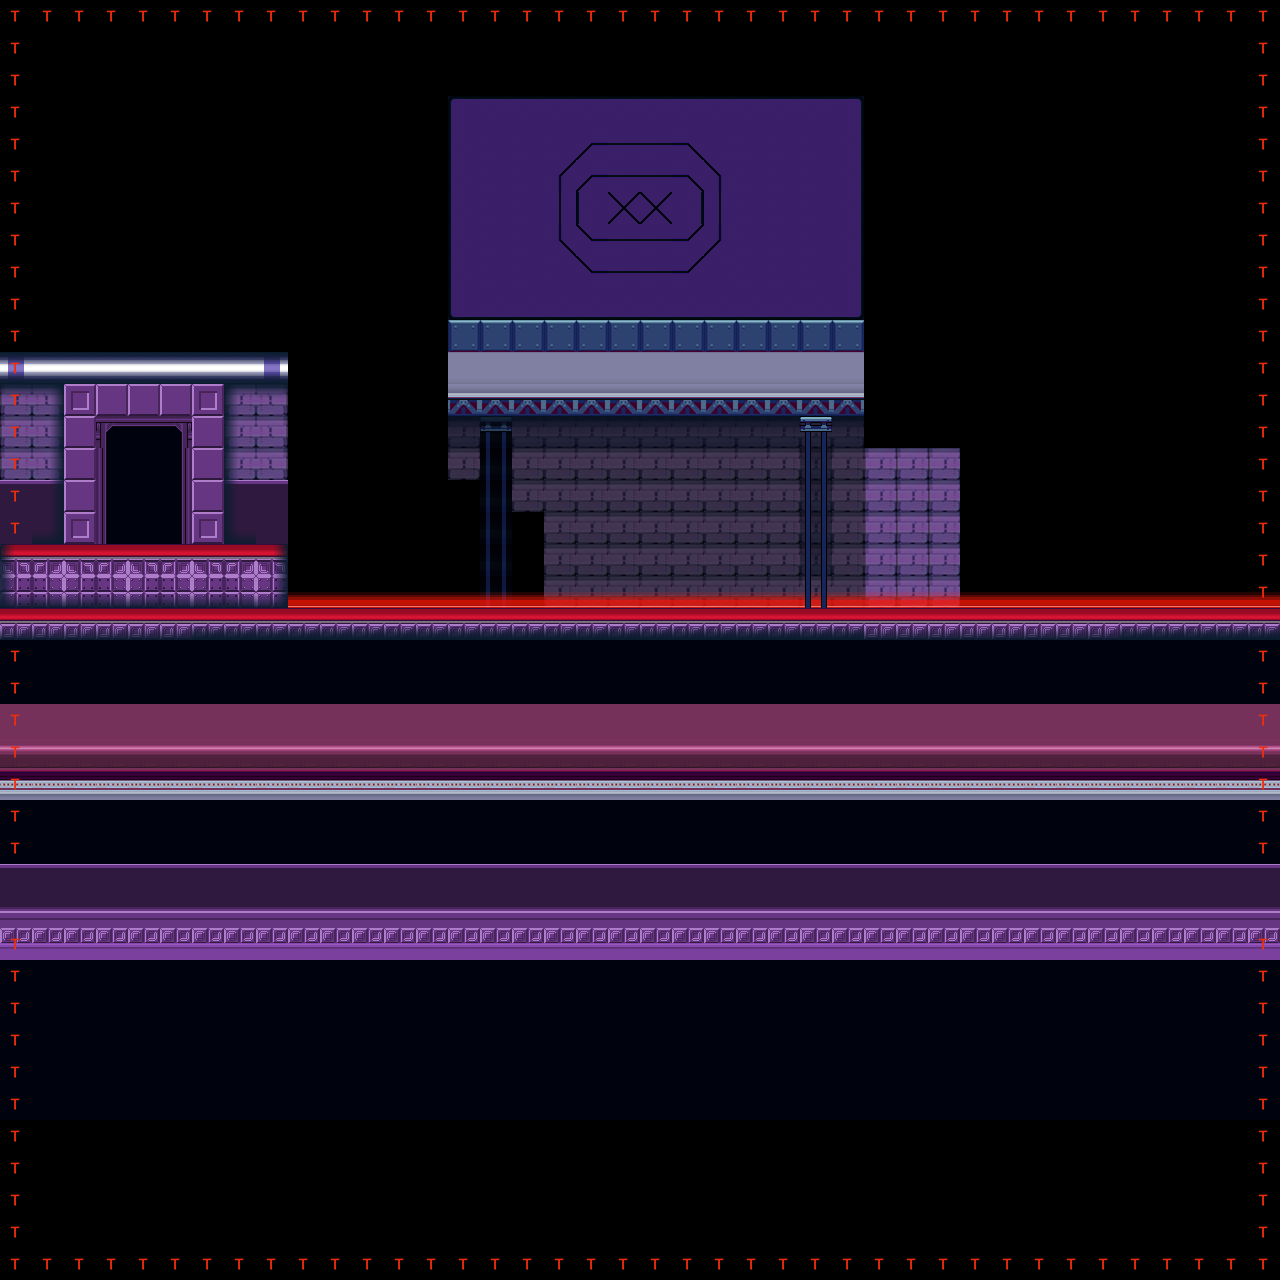

A 2D game scene composited from a Tiled map and its tileset images. What follows is a short description and the map's XML, with each tile layer's data collapsed to a summary:
An orthogonal 40x40 tile map with 32x32 px tiles, 4 tile layers (NoCollide, NoCollideFX, Collide, CollideFX).

<map version="1.5" tiledversion="1.7.2" orientation="orthogonal" renderorder="right-down" width="40" height="40" tilewidth="32" tileheight="32" infinite="0" nextlayerid="5" nextobjectid="1">
 <editorsettings>
  <export target="../new_level9Y.json" format="json" />
 </editorsettings>
 <tileset firstgid="1" source="tiles/finalStage.tsx" />
 <layer id="1" name="NoCollide" width="40" height="40">
  <data>[1600 cells, 839 non-empty, 25 distinct tile ids]</data>
 </layer>
 <layer id="2" name="NoCollideFX" width="40" height="40">
  <data>[1600 cells, 146 non-empty, 9 distinct tile ids]</data>
 </layer>
 <layer id="3" name="Collide" width="40" height="40">
  <data>[1600 cells, 210 non-empty, 4 distinct tile ids]</data>
 </layer>
 <layer id="4" name="CollideFX" width="40" height="40">
  <data>[1600 cells, 165 non-empty, 8 distinct tile ids]</data>
 </layer>
</map>
